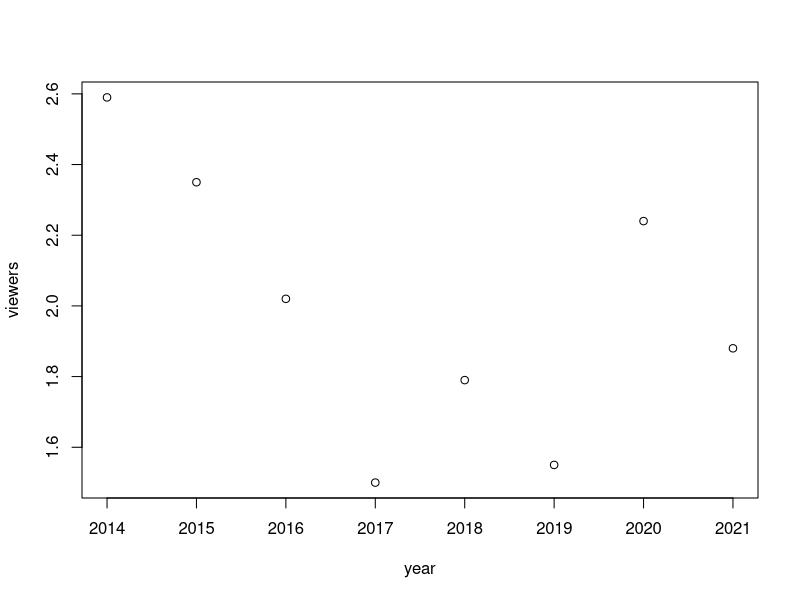
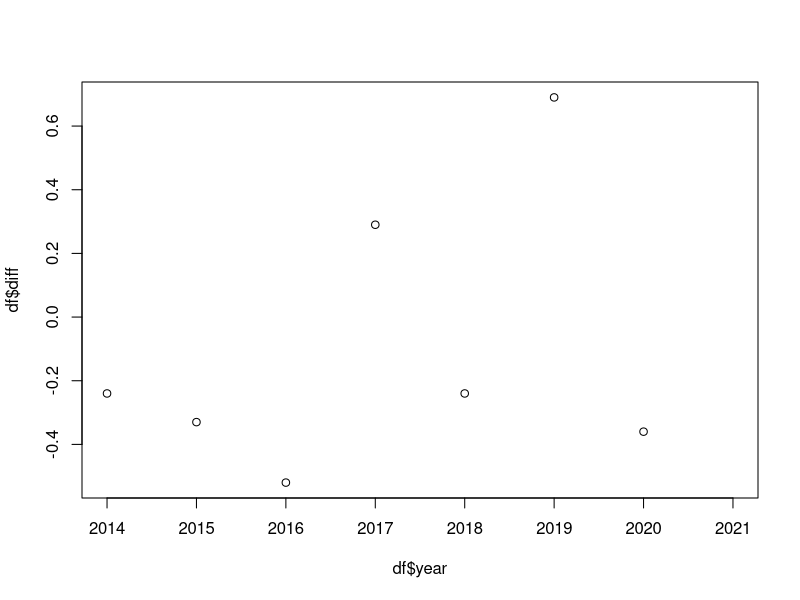

These charts were generated, in order, by the following R code:
## ---- chunk 1
#| echo: false
Episodes = c(22, 23, 23, 22, 22, 18, 13, 10)
print(mean(Episodes))
## ---- chunk 2
#| echo: false

df <- data.frame(year = 2014:2021, viewers = c(2.59, 2.35, 2.02, 1.5, 1.79, 1.55, 2.24, 1.88))
plot(df)
## ---- chunk 3
#| echo: false

# Create the data frame
df <- data.frame(year = 2014:2021, viewers = c(2.59, 2.35, 2.02, 1.5, 1.79, 1.55, 2.24, 1.88))

# Compute the differences between the last "viewers" value
df$diff <- c(diff(df$viewers), NA)

# Show the resulting data frame
plot(df$year, df$diff)

